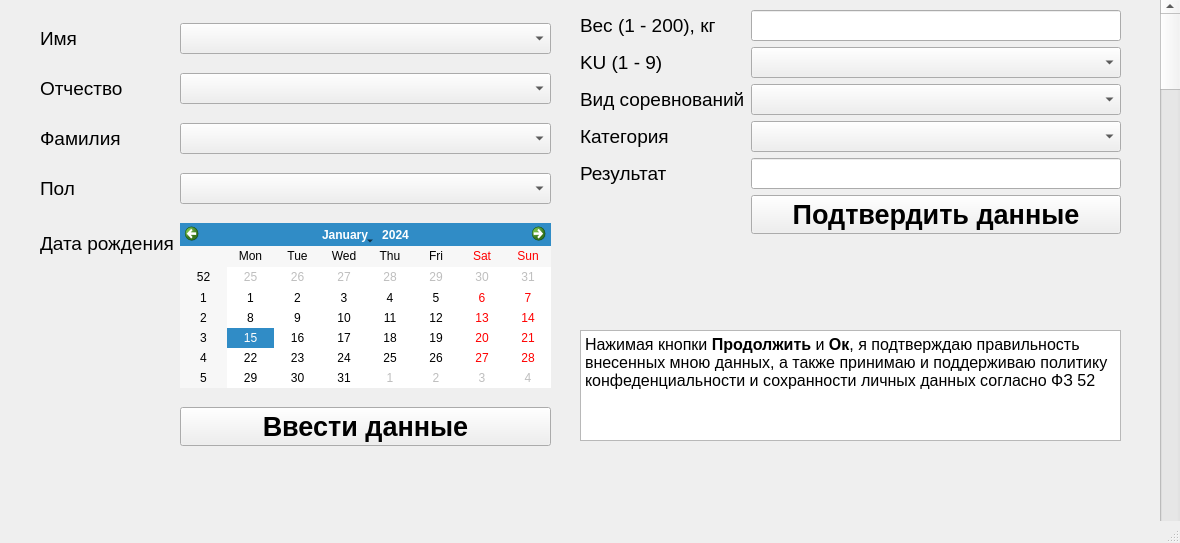
<?xml version="1.0" encoding="UTF-8"?>
<ui version="4.0">
 <class>MainWindow</class>
 <widget class="QMainWindow" name="MainWindow">
  <property name="geometry">
   <rect>
    <x>0</x>
    <y>0</y>
    <width>1180</width>
    <height>543</height>
   </rect>
  </property>
  <property name="windowTitle">
   <string>MainWindow</string>
  </property>
  <property name="layoutDirection">
   <enum>Qt::LeftToRight</enum>
  </property>
  <widget class="QWidget" name="centralwidget">
   <widget class="QWidget" name="formLayoutWidget">
    <property name="geometry">
     <rect>
      <x>40</x>
      <y>10</y>
      <width>511</width>
      <height>451</height>
     </rect>
    </property>
    <layout class="QFormLayout" name="formLayout">
     <item row="0" column="0">
      <widget class="QLabel" name="label">
       <property name="font">
        <font>
         <pointsize>14</pointsize>
        </font>
       </property>
       <property name="text">
        <string>Имя</string>
       </property>
      </widget>
     </item>
     <item row="0" column="1">
      <widget class="QComboBox" name="comboBox_5">
       <property name="font">
        <font>
         <pointsize>14</pointsize>
        </font>
       </property>
      </widget>
     </item>
     <item row="1" column="0">
      <widget class="QLabel" name="label_2">
       <property name="font">
        <font>
         <pointsize>14</pointsize>
        </font>
       </property>
       <property name="text">
        <string>Отчество</string>
       </property>
      </widget>
     </item>
     <item row="1" column="1">
      <widget class="QComboBox" name="comboBox_6">
       <property name="font">
        <font>
         <pointsize>14</pointsize>
        </font>
       </property>
      </widget>
     </item>
     <item row="2" column="0">
      <widget class="QLabel" name="label_3">
       <property name="font">
        <font>
         <pointsize>14</pointsize>
        </font>
       </property>
       <property name="text">
        <string>Фамилия</string>
       </property>
      </widget>
     </item>
     <item row="2" column="1">
      <widget class="QComboBox" name="comboBox_7">
       <property name="font">
        <font>
         <pointsize>14</pointsize>
        </font>
       </property>
      </widget>
     </item>
     <item row="3" column="0">
      <widget class="QLabel" name="label_7">
       <property name="font">
        <font>
         <pointsize>14</pointsize>
        </font>
       </property>
       <property name="text">
        <string>Пол</string>
       </property>
      </widget>
     </item>
     <item row="3" column="1">
      <widget class="QComboBox" name="comboBox_2">
       <property name="font">
        <font>
         <pointsize>14</pointsize>
        </font>
       </property>
      </widget>
     </item>
     <item row="4" column="0">
      <widget class="QLabel" name="label_5">
       <property name="font">
        <font>
         <pointsize>14</pointsize>
        </font>
       </property>
       <property name="text">
        <string>Дата рождения</string>
       </property>
      </widget>
     </item>
     <item row="4" column="1">
      <widget class="QCalendarWidget" name="calendarWidget">
       <property name="maximumSize">
        <size>
         <width>16777215</width>
         <height>165</height>
        </size>
       </property>
      </widget>
     </item>
     <item row="5" column="1">
      <widget class="QPushButton" name="pushButton">
       <property name="font">
        <font>
         <pointsize>20</pointsize>
         <weight>75</weight>
         <bold>true</bold>
        </font>
       </property>
       <property name="layoutDirection">
        <enum>Qt::LeftToRight</enum>
       </property>
       <property name="text">
        <string>Ввести данные</string>
       </property>
      </widget>
     </item>
    </layout>
   </widget>
   <widget class="QScrollBar" name="verticalScrollBar">
    <property name="geometry">
     <rect>
      <x>1160</x>
      <y>0</y>
      <width>20</width>
      <height>851</height>
     </rect>
    </property>
    <property name="orientation">
     <enum>Qt::Vertical</enum>
    </property>
   </widget>
   <widget class="QWidget" name="formLayoutWidget_2">
    <property name="geometry">
     <rect>
      <x>580</x>
      <y>10</y>
      <width>541</width>
      <height>311</height>
     </rect>
    </property>
    <layout class="QFormLayout" name="formLayout_2">
     <item row="0" column="0">
      <widget class="QLabel" name="label_6">
       <property name="font">
        <font>
         <pointsize>14</pointsize>
        </font>
       </property>
       <property name="text">
        <string>Вес (1 - 200), кг</string>
       </property>
      </widget>
     </item>
     <item row="0" column="1">
      <widget class="QLineEdit" name="lineEdit_4">
       <property name="maximumSize">
        <size>
         <width>370</width>
         <height>16777215</height>
        </size>
       </property>
       <property name="font">
        <font>
         <pointsize>14</pointsize>
        </font>
       </property>
      </widget>
     </item>
     <item row="1" column="0">
      <widget class="QLabel" name="label_4">
       <property name="font">
        <font>
         <pointsize>14</pointsize>
        </font>
       </property>
       <property name="text">
        <string>KU (1 - 9)</string>
       </property>
      </widget>
     </item>
     <item row="1" column="1">
      <widget class="QComboBox" name="comboBox">
       <property name="font">
        <font>
         <pointsize>14</pointsize>
        </font>
       </property>
      </widget>
     </item>
     <item row="2" column="0">
      <widget class="QLabel" name="label_8">
       <property name="font">
        <font>
         <pointsize>14</pointsize>
        </font>
       </property>
       <property name="text">
        <string>Вид соревнований</string>
       </property>
      </widget>
     </item>
     <item row="2" column="1">
      <widget class="QComboBox" name="comboBox_3">
       <property name="font">
        <font>
         <pointsize>14</pointsize>
        </font>
       </property>
      </widget>
     </item>
     <item row="3" column="0">
      <widget class="QLabel" name="label_9">
       <property name="font">
        <font>
         <pointsize>14</pointsize>
        </font>
       </property>
       <property name="text">
        <string>Категория</string>
       </property>
      </widget>
     </item>
     <item row="3" column="1">
      <widget class="QComboBox" name="comboBox_4">
       <property name="font">
        <font>
         <pointsize>14</pointsize>
        </font>
       </property>
      </widget>
     </item>
     <item row="4" column="0">
      <widget class="QLabel" name="label_10">
       <property name="font">
        <font>
         <pointsize>14</pointsize>
        </font>
       </property>
       <property name="text">
        <string>Результат</string>
       </property>
      </widget>
     </item>
     <item row="4" column="1">
      <widget class="QLineEdit" name="lineEdit_5">
       <property name="font">
        <font>
         <pointsize>14</pointsize>
        </font>
       </property>
      </widget>
     </item>
     <item row="5" column="1">
      <widget class="QPushButton" name="pushButton_2">
       <property name="font">
        <font>
         <pointsize>20</pointsize>
         <weight>75</weight>
         <bold>true</bold>
        </font>
       </property>
       <property name="layoutDirection">
        <enum>Qt::LeftToRight</enum>
       </property>
       <property name="text">
        <string>Подтвердить данные</string>
       </property>
      </widget>
     </item>
    </layout>
   </widget>
   <widget class="QTextBrowser" name="textBrowser">
    <property name="enabled">
     <bool>true</bool>
    </property>
    <property name="geometry">
     <rect>
      <x>580</x>
      <y>330</y>
      <width>541</width>
      <height>111</height>
     </rect>
    </property>
    <property name="maximumSize">
     <size>
      <width>550</width>
      <height>130</height>
     </size>
    </property>
    <property name="html">
     <string>&lt;!DOCTYPE HTML PUBLIC &quot;-//W3C//DTD HTML 4.0//EN&quot; &quot;http://www.w3.org/TR/REC-html40/strict.dtd&quot;&gt;
&lt;html&gt;&lt;head&gt;&lt;meta name=&quot;qrichtext&quot; content=&quot;1&quot; /&gt;&lt;style type=&quot;text/css&quot;&gt;
p, li { white-space: pre-wrap; }
&lt;/style&gt;&lt;/head&gt;&lt;body style=&quot; font-family:'MS Shell Dlg 2'; font-size:8.25pt; font-weight:400; font-style:normal;&quot;&gt;
&lt;p style=&quot; margin-top:0px; margin-bottom:0px; margin-left:0px; margin-right:0px; -qt-block-indent:0; text-indent:0px;&quot;&gt;&lt;span style=&quot; font-size:12pt;&quot;&gt;Нажимая кнопки&lt;/span&gt;&lt;span style=&quot; font-size:12pt; font-weight:600;&quot;&gt; Продолжить&lt;/span&gt;&lt;span style=&quot; font-size:12pt;&quot;&gt; и &lt;/span&gt;&lt;span style=&quot; font-size:12pt; font-weight:600;&quot;&gt;Ок&lt;/span&gt;&lt;span style=&quot; font-size:12pt;&quot;&gt;, я подтверждаю правильность внесенных мною данных, а также принимаю и поддерживаю политику конфеденциальности и сохранности личных данных согласно ФЗ 52&lt;/span&gt;&lt;/p&gt;&lt;/body&gt;&lt;/html&gt;</string>
    </property>
   </widget>
  </widget>
  <widget class="QMenuBar" name="menubar">
   <property name="geometry">
    <rect>
     <x>0</x>
     <y>0</y>
     <width>1180</width>
     <height>21</height>
    </rect>
   </property>
  </widget>
  <widget class="QStatusBar" name="statusbar"/>
  <action name="action">
   <property name="text">
    <string>Сохранить</string>
   </property>
  </action>
  <action name="action_2">
   <property name="text">
    <string>Сохранить как</string>
   </property>
  </action>
  <action name="action_3">
   <property name="text">
    <string>Открыть</string>
   </property>
  </action>
 </widget>
 <resources/>
 <connections/>
</ui>
